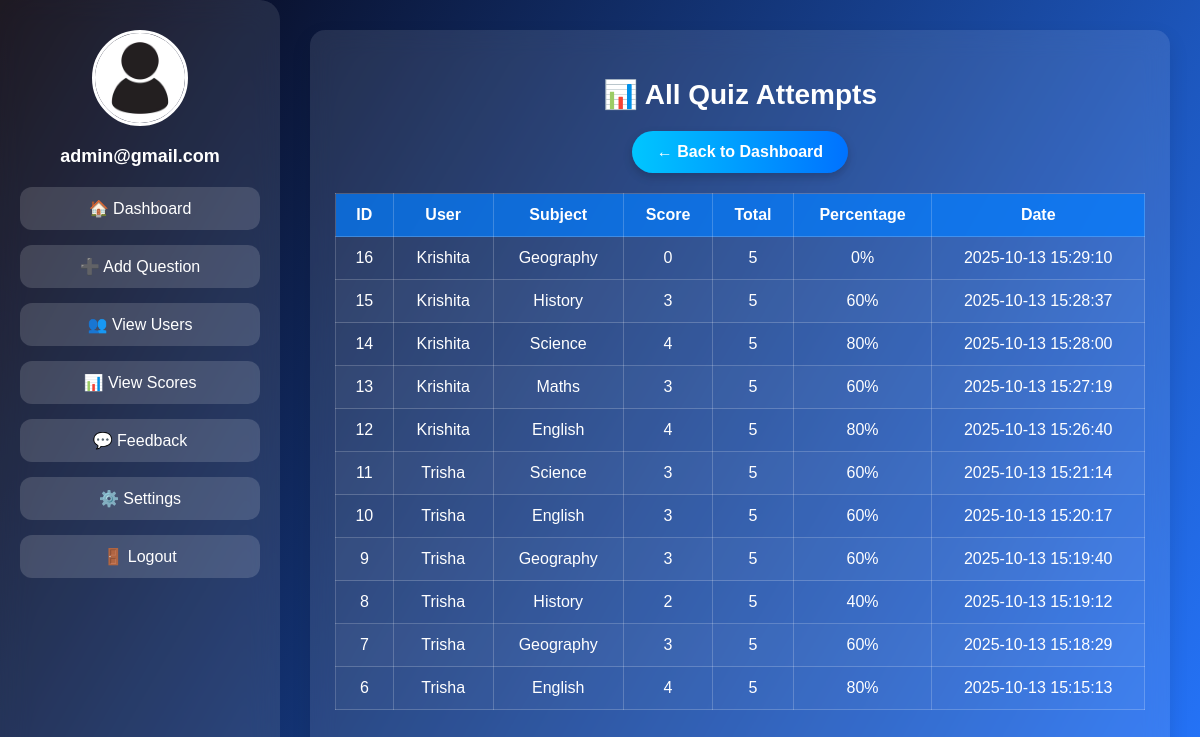
Page /view_scores_admin.php (signed in) on the committed database.
### tables this page shows
CREATE TABLE `attempts` (
  `id` int(11) NOT NULL,
  `user` varchar(100) DEFAULT NULL,
  `subject_id` int(11) DEFAULT NULL,
  `score` int(11) DEFAULT NULL,
  `total` int(11) DEFAULT NULL,
  `attempt_date` timestamp NOT NULL DEFAULT current_timestamp()
);

CREATE TABLE `users` (
  `id` int(11) NOT NULL,
  `name` varchar(100) NOT NULL,
  `email` varchar(150) NOT NULL,
  `username` varchar(100) NOT NULL,
  `password` varchar(255) NOT NULL,
  `created_at` timestamp NOT NULL DEFAULT current_timestamp(),
  `profile_pic` varchar(255) DEFAULT NULL
);

CREATE TABLE `subjects` (
  `id` int(11) NOT NULL,
  `name` varchar(100) NOT NULL,
  `description` text DEFAULT NULL,
  `image` varchar(255) DEFAULT NULL
);

### view_scores_admin.php (the view, shortened to what this page needs)
<?php
$conn = mysqli_connect("localhost", "root", "", "login");
$sql = "
    SELECT a.id, u.username, s.name AS subject, a.score, a.total, a.attempt_date
    FROM attempts a
    LEFT JOIN users u ON a.user = u.username
    LEFT JOIN subjects s ON a.subject_id = s.id
    ORDER BY a.attempt_date DESC
";
$result = mysqli_query($conn, $sql);
$admin = $_SESSION['admin'];
?>
<!DOCTYPE html>
<html lang="en">
<head>
</head>
<body>
<div class="sidebar">
  <img src="profile.jpg" alt="Admin">
  <h2><?= htmlspecialchars($admin) ?></h2>
  <div class="menu">
    <a href="admin_panel.php">🏠 Dashboard</a>
    <a href="add_question.php">➕ Add Question</a>
    <a href="view_users.php">👥 View Users</a>
    <a href="view_scores_admin.php">📊 View Scores</a>
    <a href="admin_feedback.php">💬 Feedback</a>
    <a href="admin_settings.php">⚙️ Settings</a>
    <a href="index.php?logout=true">🚪 Logout</a>
  </div>
</div>
<div class="container">
  <h2>📊 All Quiz Attempts</h2>
  <div class="btn-container">
    <a href="admin_panel.php" class="back-btn">← Back to Dashboard</a>
  </div>
  <?php if (mysqli_num_rows($result) > 0): ?>
  <table>
      <tr>
        <th>ID</th>
        <th>User</th>
        <th>Subject</th>
        <th>Score</th>
        <th>Total</th>
        <th>Percentage</th>
        <th>Date</th>
      </tr>
      <?php while ($row = mysqli_fetch_assoc($result)): ?>
          <?php $percentage = ($row['total'] > 0) ? round(($row['score'] / $row['total']) * 100, 2) : 0; ?>
          <tr>
              <td><?= $row['id'] ?></td>
              <td><?= htmlspecialchars($row['username']) ?></td>
              <td><?= htmlspecialchars($row['subject']) ?></td>
              <td><?= $row['score'] ?></td>
              <td><?= $row['total'] ?></td>
              <td><?= $percentage ?>%</td>
              <td><?= $row['attempt_date'] ?></td>
          </tr>
      <?php endwhile; ?>
  </table>
  <?php else: ?>
    <p style="text-align:center; margin-top:20px;">No quiz attempts found.</p>
  <?php endif; ?>
</div>
</body>
</html>

### view_scores_admin.php (style rules this page uses)
body { margin: 0; font-family: 'Poppins', sans-serif; background: linear-gradient(120deg, #05000AFF, #2575fc); color: #fff; min-height: 100vh; display: flex; flex-direction: row; }
.sidebar { width: 240px; background: rgba(255,255,255,0.1); backdrop-filter: blur(15px); border-radius: 0 20px 20px 0; padding: 30px 20px; display: flex; flex-direction: column; align-items: center; flex-shrink: 0; }
.sidebar img { width: 90px; height: 90px; border-radius: 50%; border: 3px solid #fff; margin-bottom: 15px; }
.sidebar h2 { margin: 5px 0 20px; font-size: 18px; text-align: center; }
.menu { width: 100%; display: flex; flex-direction: column; gap: 15px; }
.menu a { text-decoration: none; color: #fff; padding: 12px; border-radius: 12px; text-align: center; background: rgba(255,255,255,0.15); transition: 0.3s; }
.container { flex: 1; margin: 30px; background: rgba(255,255,255,0.1); backdrop-filter: blur(12px); padding: 25px; border-radius: 15px; box-shadow: 0 8px 20px rgba(0,0,0,0.1); overflow-x: auto; }
h2 { text-align: center; margin-bottom: 20px; font-size: 28px; color: #fff; }
.back-btn { display: inline-block; padding: 12px 25px; background: linear-gradient(90deg, #00c6ff, #0072ff); color: #fff; border: none; border-radius: 50px; font-weight: 600; font-size: 16px; text-decoration: none; transition: background 0.3s ease, transform 0.2s; box-shadow: 0 4px 10px rgba(0,0,0,0.2); }
.btn-container { display: flex; justify-content: center; margin-bottom: 20px; }
table { width: 100%; border-collapse: collapse; margin-top: 20px; color: #fff; min-width: 700px; }
th, td { padding: 12px 15px; border: 1px solid rgba(255,255,255,0.2); text-align: center; }
th { background: rgba(0,123,255,0.7); font-weight: 600; }
tbody tr { background: rgba(255,255,255,0.05); transition: 0.3s; }
tbody tr:nth-child(even) { background: rgba(255,255,255,0.03); }

### rows in the picture
attempts: id "16", users.username "Krishita", subject.name "Geography", score "0", total "5", attempt_date "2025-10-13 15:29:10"
attempts: id "15", users.username "Krishita", subject.name "History", score "3", total "5", percentage "60", attempt_date "2025-10-13 15:28:37"
attempts: id "14", users.username "Krishita", subject.name "Science", score "4", total "5", percentage "80", attempt_date "2025-10-13 15:28:00"
attempts: id "13", users.username "Krishita", subject.name "Maths", score "3", total "5", percentage "60", attempt_date "2025-10-13 15:27:19"
attempts: id "12", users.username "Krishita", subject.name "English", score "4", total "5", percentage "80", attempt_date "2025-10-13 15:26:40"
attempts: id "11", users.username "Trisha", subject.name "Science", score "3", total "5", percentage "60", attempt_date "2025-10-13 15:21:14"
attempts: id "10", users.username "Trisha", subject.name "English", score "3", total "5", percentage "60", attempt_date "2025-10-13 15:20:17"
attempts: id "9", users.username "Trisha", subject.name "Geography", score "3", total "5", percentage "60", attempt_date "2025-10-13 15:19:40"
attempts: id "8", users.username "Trisha", subject.name "History", score "2", total "5", percentage "40", attempt_date "2025-10-13 15:19:12"
attempts: id "7", users.username "Trisha", subject.name "Geography", score "3", total "5", percentage "60", attempt_date "2025-10-13 15:18:29"
attempts: id "6", users.username "Trisha", subject.name "English", score "4", total "5", percentage "80", attempt_date "2025-10-13 15:15:13"

### other values in the picture
$admin "admin@gmail.com"
